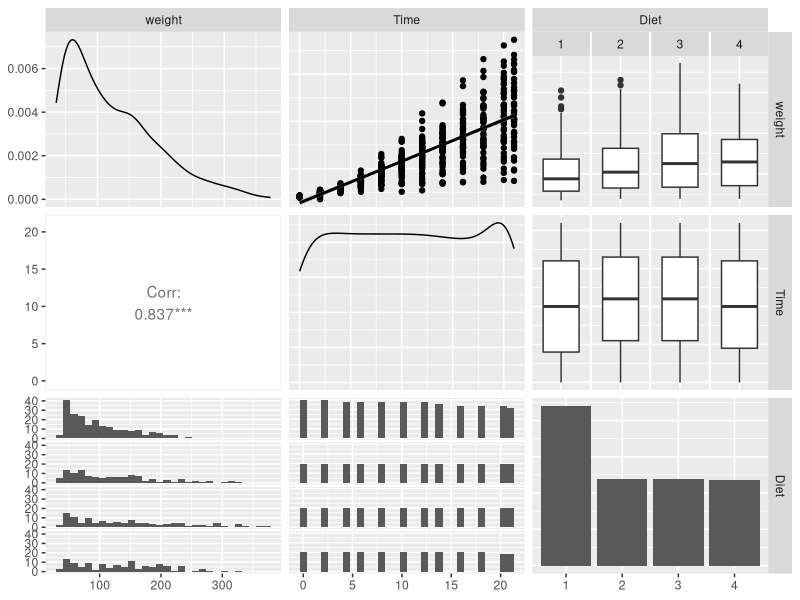
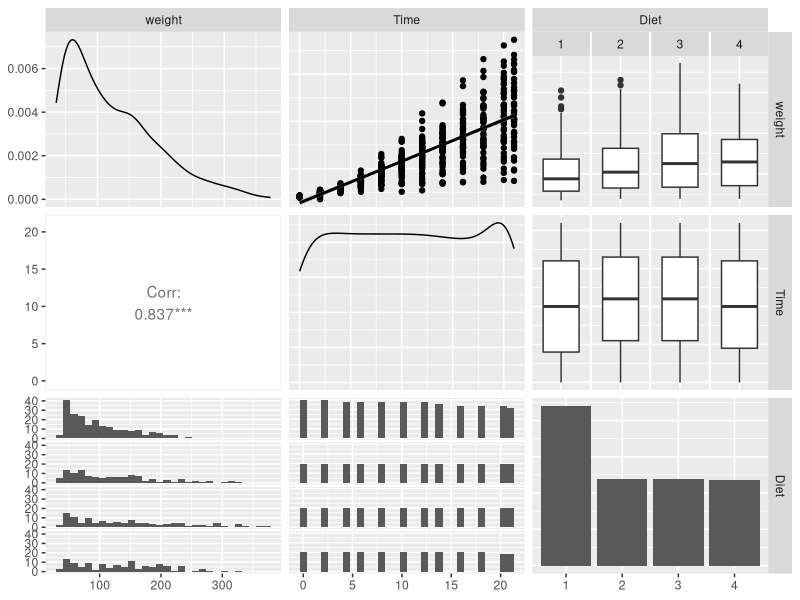

These figures' R source, in order:
## ---- chunk 1
data = ChickWeight
str(data)
## ---- chunk 2
library(GGally)

plot_dataframe <- function(data, color_var=NULL, cols=NULL){
  if(missing(cols)){
    cols=c(1:length(data))
    }
  
  if(missing(color_var)){
    ggpairs(data[, cols], 
            upper = list(continuous = "smooth", 
                         combo = "box"),
            lower = list(continuous = "cor", 
                         combo = "facethist"))
    }else{
      ggpairs(data[, cols], 
              upper = list(continuous = "smooth", 
                           combo = "box"),
              lower = list(continuous = "cor", 
                           combo = "facethist"),
              colour = color_var)
      }
  }

## ---- chunk 3
plot_dataframe(data, cols=c(1,2,4))
## ---- chunk 4
plot_dataframe(data, color_var='Diet', cols=c(1,2,4))
